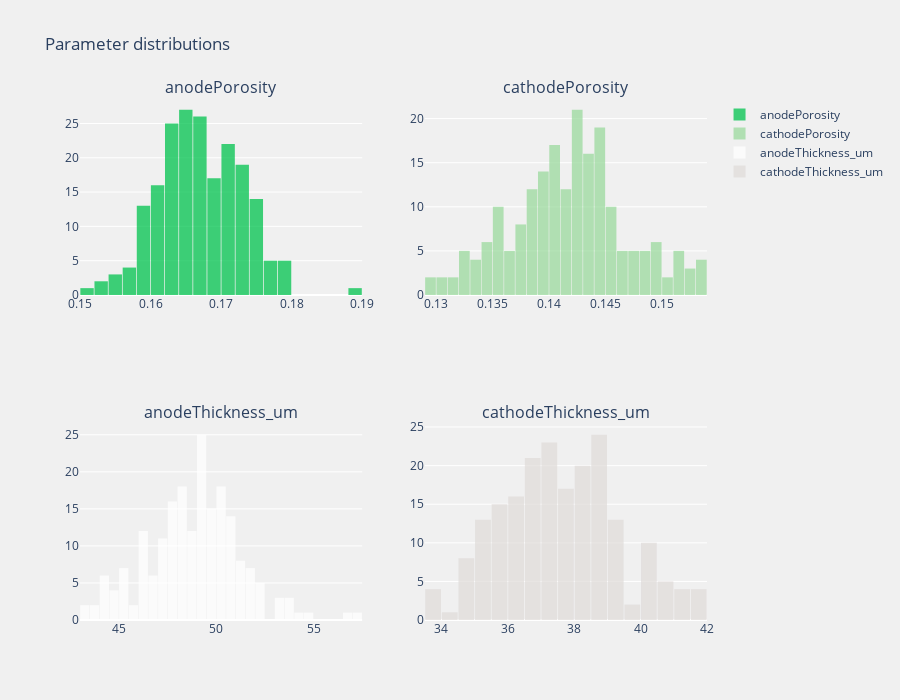

Write notebook code for a chart like this one.
### Markdown cell above
We can visualise the distribution of the samples from design parameter tolerance. This will help us understand the range of possible outcomes from the manufacturing process.

### Code cell
param_keys = [
    "anodePorosity",
    "cathodePorosity",
    "anodeThickness_um",
    "cathodeThickness_um",
]
fig_hist = mc.plot_variation_histograms(
    base_design, changes, param_keys, title="Parameter distributions"
)
fig_hist.show()

### Figure 1 — Plotly figure (JSON) as saved in the notebook; plotly's stock layout.template omitted (floating-point values rounded to 4 significant figures; data arrays with more than 128 entries replaced by an {"elided": "..."} marker saying what was removed)
{"data": [{"marker": {"color": "#00c34e"}, "name": "anodePorosity", "nbinsx": 30, "opacity": 0.75, "type": "histogram", "x": {"elided": "200 float values"}, "xaxis": "x", "yaxis": "y"}, {"marker": {"color": "#9bda9e"}, "name": "cathodePorosity", "nbinsx": 30, "opacity": 0.75, "type": "histogram", "x": {"elided": "200 float values"}, "xaxis": "x2", "yaxis": "y2"}, {"marker": {"color": "#ffffff"}, "name": "anodeThickness_um", "nbinsx": 30, "opacity": 0.75, "type": "histogram", "x": {"elided": "200 float values"}, "xaxis": "x3", "yaxis": "y3"}, {"marker": {"color": "#e0dcda"}, "name": "cathodeThickness_um", "nbinsx": 30, "opacity": 0.75, "type": "histogram", "x": {"elided": "200 float values"}, "xaxis": "x4", "yaxis": "y4"}], "layout": {"annotations": [{"font": {"size": 16}, "showarrow": false, "text": "anodePorosity", "x": 0.225, "xanchor": "center", "xref": "paper", "y": 1, "yanchor": "bottom", "yref": "paper"}, {"font": {"size": 16}, "showarrow": false, "text": "cathodePorosity", "x": 0.775, "xanchor": "center", "xref": "paper", "y": 1, "yanchor": "bottom", "yref": "paper"}, {"font": {"size": 16}, "showarrow": false, "text": "anodeThickness_um", "x": 0.225, "xanchor": "center", "xref": "paper", "y": 0.375, "yanchor": "bottom", "yref": "paper"}, {"font": {"size": 16}, "showarrow": false, "text": "cathodeThickness_um", "x": 0.775, "xanchor": "center", "xref": "paper", "y": 0.375, "yanchor": "bottom", "yref": "paper"}], "bargap": 0.05, "height": 700, "paper_bgcolor": "rgba(240,240,240,1)", "plot_bgcolor": "rgba(240,240,240,1)", "title": {"text": "Parameter distributions"}, "width": 900, "xaxis": {"anchor": "y", "domain": [0, 0.45]}, "xaxis2": {"anchor": "y2", "domain": [0.55, 1]}, "xaxis3": {"anchor": "y3", "domain": [0, 0.45]}, "xaxis4": {"anchor": "y4", "domain": [0.55, 1]}, "yaxis": {"anchor": "x", "domain": [0.625, 1]}, "yaxis2": {"anchor": "x2", "domain": [0.625, 1]}, "yaxis3": {"anchor": "x3", "domain": [0, 0.375]}, "yaxis4": {"anchor": "x4", "domain": [0, 0.375]}}}
